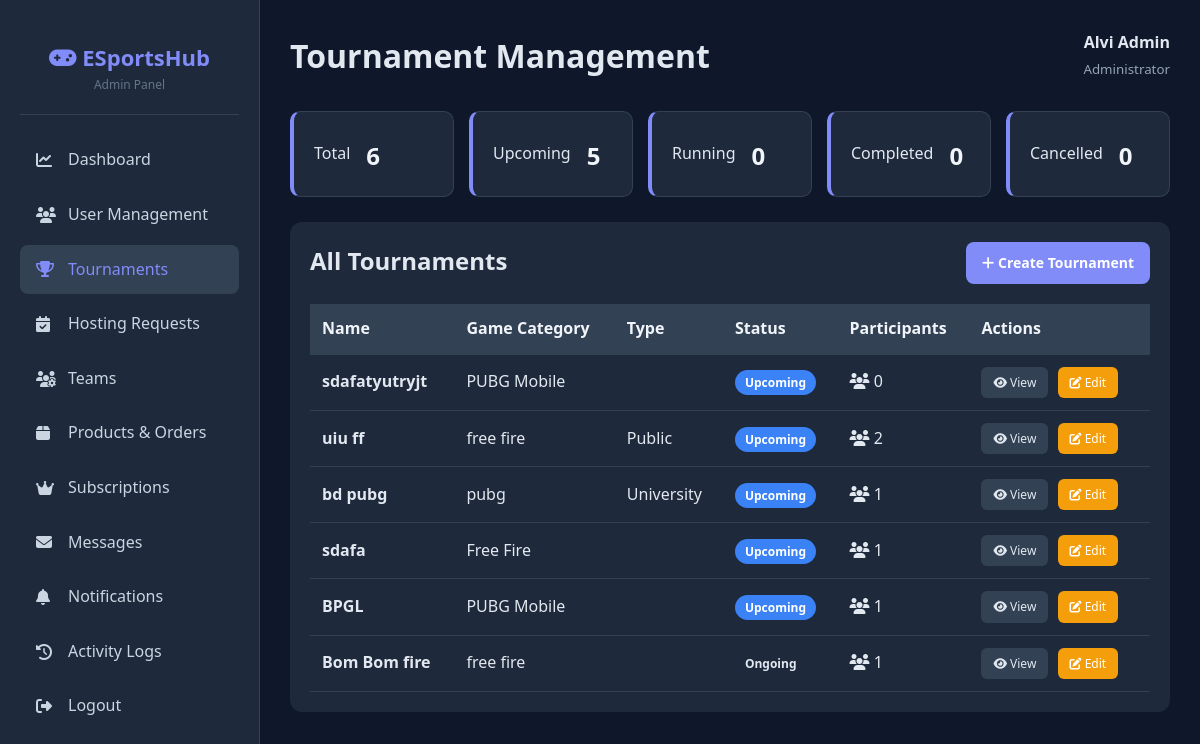
The app's page /admin/tournaments.php (signed in) with its own data.
### tables this page shows
CREATE TABLE `tournaments` (
  `tournament_id` int(11) NOT NULL,
  `tournament_name` varchar(255) NOT NULL,
  `game_category` varchar(100) NOT NULL,
  `tournament_type` enum('Public','University','Invitational') NOT NULL,
  `organizer_id` int(11) NOT NULL,
  `event_id` int(11) DEFAULT NULL,
  `prize_pool` decimal(12,2) DEFAULT NULL,
  `max_participants` int(11) DEFAULT NULL,
  `max_slots` int(11) NOT NULL DEFAULT 0,
  `registration_fee` decimal(10,2) DEFAULT 0.00,
  `rules` text DEFAULT NULL,
  `start_date` date NOT NULL,
  `end_date` date NOT NULL,
  `status` enum('Upcoming','Registration Open','Ongoing','Completed','Cancelled') DEFAULT 'Upcoming',
  `banner_image` varchar(255) DEFAULT NULL,
  `created_at` timestamp NOT NULL DEFAULT current_timestamp(),
  `is_suspended` tinyint(1) DEFAULT 0,
  `join_locked` tinyint(1) DEFAULT 0
);

### admin/tournaments.php (the view, shortened to what this page needs)
<?php
$conn = getConnection();
$stats = [
    'total' => 0,
    'upcoming' => 0,
    'running' => 0,
    'completed' => 0,
    'cancelled' => 0
];
$statQuery = $conn->query("
    SELECT status, COUNT(*) AS total
    FROM tournaments
    GROUP BY status
");
if ($statQuery) {
    while ($row = $statQuery->fetch_assoc()) {
        $status_key = strtolower($row['status']);
        if (array_key_exists($status_key, $stats)) {
            $stats[$status_key] = (int)$row['total'];
        }
        $stats['total'] += (int)$row['total'];
    }
}
$tournaments = $conn->query("
    SELECT
        t.*,
        COUNT(p.user_id) AS total_participants
    FROM tournaments t
    LEFT JOIN participants p ON p.tournament_id = t.tournament_id
    GROUP BY t.tournament_id
    ORDER BY t.created_at DESC
");
?>
<!DOCTYPE html>
<html lang="en">
<head>
    <link rel="stylesheet" href="../assets/css/style.css">
    <link rel="stylesheet" href="../assets/css/admin.css">
    <link rel="stylesheet" href="https://cdnjs.cloudflare.com/ajax/libs/font-awesome/6.4.0/css/all.min.css">
</head>
<body>
<div class="admin-layout">
    <aside class="admin-sidebar">
        <div class="admin-logo">
            <h2><i class="fas fa-gamepad"></i> ESportsHub</h2>
            <p style="font-size: 12px; color: #64748b;">Admin Panel</p>
        </div>
        <nav class="admin-nav">
            <a href="dashboard.php"><i class="fas fa-chart-line"></i> Dashboard</a>
            <a href="users.php"><i class="fas fa-users"></i> User Management</a>
            <a href="tournaments.php" class="active">
                <i class="fas fa-trophy"></i> Tournaments
            </a>
            <a href="hosting.php"><i class="fas fa-calendar-check"></i> Hosting Requests</a>
            <a href="teams.php"><i class="fas fa-users-gear"></i> Teams</a>
            <a href="products.php"><i class="fas fa-box"></i> Products & Orders</a>
            <a href="subscriptions.php"><i class="fas fa-crown"></i> Subscriptions</a>
            <a href="messages.php"><i class="fas fa-envelope"></i> Messages</a>
            <a href="notifications.php"><i class="fas fa-bell"></i> Notifications</a>
            <a href="logs.php"><i class="fas fa-history"></i> Activity Logs</a>
            <a href="logout.php"><i class="fas fa-sign-out-alt"></i> Logout</a>
        </nav>
    </aside>
    <main class="admin-content">
        <div class="admin-header">
            <h1>Tournament Management</h1>
            <div style="text-align:right">
                <strong><?= htmlspecialchars($_SESSION['full_name'] ?? 'Admin') ?></strong><br>
                <small style="color:#94a3b8">Administrator</small>
            </div>
        </div>
        <div class="stats-grid">
            <div class="stat-card">Total<strong><?= $stats['total'] ?></strong></div>
            <div class="stat-card">Upcoming<strong><?= $stats['upcoming'] ?></strong></div>
            <div class="stat-card">Running<strong><?= $stats['running'] ?></strong></div>
            <div class="stat-card">Completed<strong><?= $stats['completed'] ?></strong></div>
            <div class="stat-card">Cancelled<strong><?= $stats['cancelled'] ?></strong></div>
        </div>
        <div class="table-wrapper">
            <div style="display:flex; justify-content:space-between; margin-bottom:20px;">
                <h2>All Tournaments</h2>
                <a href="create_tournament.php" class="btn-primary"><i class="fas fa-plus"></i> Create Tournament</a>
            </div>
            <table class="admin-table">
                <thead>
                    <tr>
                        <th>Name</th>
                        <th>Game Category</th>
                        <th>Type</th>
                        <th>Status</th>
                        <th>Participants</th>
                        <th>Actions</th>
                    </tr>
                </thead>
                <tbody>
                <?php if ($tournaments && $tournaments->num_rows > 0): ?>
                    <?php while($t = $tournaments->fetch_assoc()): ?>
                    <tr>
                        <td><strong><?= htmlspecialchars($t['tournament_name']) ?></strong></td>
                        <td><?= htmlspecialchars($t['game_category']) ?></td>
                        <td><?= ucfirst($t['tournament_type']) ?></td>
                        <td>
                            <span class="status <?= strtolower($t['status']) ?>">
                                <?= ucfirst(str_replace('_',' ', $t['status'])) ?>
                            </span>
                        </td>
                        <td><i class="fas fa-users"></i> <?= (int)$t['total_participants'] ?></td>
                        <td>
                            <a href="view_tournament.php?id=<?= $t['tournament_id'] ?>" class="btn-sm"><i class="fas fa-eye"></i> View</a>
                            <a href="edit_tournament.php?id=<?= $t['tournament_id'] ?>" class="btn-sm warning"><i class="fas fa-edit"></i> Edit</a>
                        </td>
                    </tr>
                    <?php endwhile; ?>
                <?php else: ?>
                    <tr><td colspan="6" style="text-align:center; padding:30px; color:#94a3b8;">No tournaments found.</td></tr>
                <?php endif; ?>
                </tbody>
            </table>
        </div>
    </main>
</div>
</body>
</html>

### assets/css/style.css (style rules this page uses)
* { margin: 0; padding: 0; box-sizing: border-box; }
:root { --primary-color: #6366f1; --primary-dark: #4f46e5; --secondary-color: #8b5cf6; --accent-color: #ec4899; --bg-color: #0f172a; --bg-light: #1e293b; --text-color: #e2e8f0; --text-muted: #94a3b8; --white: #ffffff; --success: #10b981; --warning: #f59e0b; --danger: #ef4444; --border-color: #334155; --shadow: 0 10px 30px rgba(0, 0, 0, 0.3); --shadow-lg: 0 20px 60px rgba(0, 0, 0, 0.4); }
body { font-family: 'Inter', -apple-system, BlinkMacSystemFont, 'Segoe UI', Roboto, sans-serif; background: linear-gradient(135deg, #0f172a 0%, #1e293b 100%); color: var(--text-color); line-height: 1.6; overflow-x: hidden; }
.btn-primary { background: var(--primary-color); color: var(--white); }
.stat-card { background: rgba(30, 41, 59, 0.6); backdrop-filter: blur(10px); border: 1px solid var(--border-color); border-radius: 15px; padding: 2rem; display: flex; align-items: center; gap: 1rem; transition: all 0.3s ease; }

### assets/css/admin.css (style rules this page uses)
.btn-sm { padding: 0.5rem 1rem; font-size: 0.9rem; }

### admin/tournaments.php (style rules this page uses)
body { font-family: 'Segoe UI', sans-serif; background: #0f172a; color: #e2e8f0; margin: 0; }
.admin-layout { display: flex; min-height: 100vh; }
.admin-sidebar { width: 260px; background: #1e293b; padding: 20px; position: fixed; height: 100vh; overflow-y: auto; border-right: 1px solid #334155; }
.admin-logo { text-align: center; padding: 20px 0; border-bottom: 1px solid #334155; margin-bottom: 20px; }
.admin-logo h2 { color: #818cf8; font-size: 22px; }
.admin-nav a { display: flex; align-items: center; padding: 12px 16px; color: #cbd5e1; text-decoration: none; border-radius: 8px; margin-bottom: 5px; transition: all 0.3s; }
.admin-nav a:hover, .admin-nav a.active { background: #334155; color: #818cf8; }
.admin-nav a i { margin-right: 12px; width: 20px; }
.admin-content { margin-left: 260px; flex: 1; padding: 30px; }
.admin-header { display: flex; justify-content: space-between; align-items: center; margin-bottom: 30px; }
.stats-grid { display: grid; grid-template-columns: repeat(auto-fit, minmax(150px, 1fr)); gap: 15px; margin-bottom: 25px; }
.stat-card { background: #1e293b; padding: 20px; border-radius: 10px; border-left: 4px solid #818cf8; text-align: center; }
.stat-card strong { display: block; font-size: 24px; margin-top: 5px; color: #f1f5f9; }
.table-wrapper { background: #1e293b; padding: 20px; border-radius: 12px; overflow-x: auto; }
.admin-table { width: 100%; border-collapse: collapse; min-width: 800px; }
.admin-table th, .admin-table td { padding: 12px; border-bottom: 1px solid #334155; text-align: left; }
.admin-table th { background: #334155; color: #f1f5f9; }
.status { padding: 4px 10px; border-radius: 20px; font-size: 12px; font-weight: 600; text-transform: capitalize; }
.status.upcoming { background: #3b82f6; color: #fff; }
.btn-primary { background: #818cf8; color: #fff; padding: 10px 16px; border-radius: 8px; text-decoration: none; font-weight: 600; font-size: 14px; }
.btn-sm { padding: 6px 12px; font-size: 12px; border-radius: 6px; text-decoration: none; background: #334155; color: #e2e8f0; margin-right: 5px; display: inline-block; }
.btn-sm.warning { background: #f59e0b; color: #fff; }

### records on screen
tournaments: tournament_name "sdafatyutryjt", game_category "PUBG Mobile", status "Upcoming", total_participants "0"
tournaments: tournament_name "uiu ff", game_category "free fire", tournament_type "Public", status "Upcoming", total_participants "2"
tournaments: tournament_name "bd pubg", game_category "pubg", tournament_type "University", status "Upcoming", total_participants "1"
tournaments: tournament_name "sdafa", game_category "Free Fire", status "Upcoming", total_participants "1"
tournaments: tournament_name "BPGL", game_category "PUBG Mobile", status "Upcoming", total_participants "1"
tournaments: tournament_name "Bom Bom fire", game_category "free fire", status "Ongoing", total_participants "1"

### other values on screen
$_SESSION['full_name'] "Alvi Admin"
$stats['total'] "6"
$stats['upcoming'] "5"
$stats['running'] "0"
$stats['completed'] "0"
$stats['cancelled'] "0"
